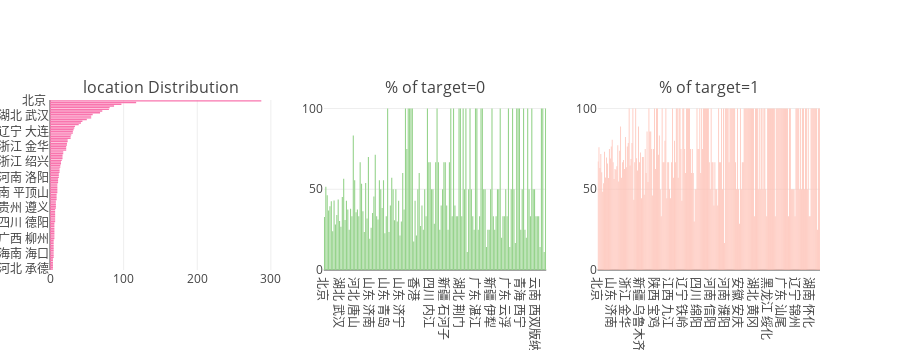

Notebook cell for this chart:
### Code cell
catAndTrgt(merge_df,  "location")

### Figure 1 — Plotly figure (JSON) as saved in the notebook; plotly's stock layout.template omitted (floating-point values rounded to 4 significant figures; data arrays with more than 128 entries replaced by an {"elided": "..."} marker saying what was removed)
{"data": [{"marker": {"color": "#f975ae"}, "orientation": "h", "type": "bar", "uid": "1239baba-8b5e-11e8-ba98-6c40089fb510", "x": [4, 4, 4, 4, 4, 4, 4, 5, 5, 5, 5, 5, 5, 5, 5, 5, 5, 5, 6, 6, 6, 6, 6, 6, 6, 6, 6, 6, 7, 7, 7, 7, 7, 7, 7, 7, 8, 8, 8, 8, 8, 9, 9, 9, 9, 10, 10, 10, 10, 10, 10, 11, 11, 11, 12, 12, 12, 13, 13, 13, 14, 14, 15, 15, 16, 17, 17, 17, 18, 18, 22, 22, 22, 23, 23, 24, 24, 28, 28, 29, 31, 31, 32, 33, 34, 39, 42, 44, 50, 56, 56, 58, 68, 71, 80, 81, 87, 97, 117, 287], "xaxis": "x", "y": ["河北 承德", "河南 周口", "广西 桂林", "四川 达州", "湖北 宜昌", "山东 菏泽", "吉林 松原", "内蒙古 兴安盟", "湖南 衡阳", "海南 海口", "河北 张家口", "浙江 衢州", "河南 南阳", "陕西 宝鸡", "河北 邯郸", "四川 泸州", "江苏 扬州", "内蒙古 鄂尔多斯", "广西 柳州", "广东 惠州", "四川 宜宾", "广东 珠海", "江西 九江", "湖北 襄阳", "江西 吉安", "吉林 ", "山东 淄博", "四川 德阳", "内蒙古 包头", "四川 南充", "江苏 连云港", "贵州 黔东南", "辽宁 鞍山", "安徽 安庆", "山东 潍坊", "香港 ", "贵州 遵义", "河北 保定", "江西 景德镇", "河南 许昌", "澳门 ", "河南 新乡", "广东 汕头", "江西 赣州", "河北 沧州", "河南 平顶山", "河北 廊坊", "江苏 南通", "江苏 常州", "浙江 湖州", "广东 中山", "安徽 阜阳", "新疆 乌鲁木齐", "广西 南宁", "河南 洛阳", "宁夏 银川", "江苏 无锡", "内蒙古 呼和浩特", "甘肃 兰州", "山东 烟台", "山东 济宁", "吉林 长春", "山东 临沂", "浙江 绍兴", "浙江 嘉兴", "山西 太原", "福建 厦门", "福建 泉州", "河北 唐山", "江西 南昌", "山东 青岛", "黑龙江 哈尔滨", "浙江 金华", "浙江 台州", "浙江 宁波", "浙江 温州", "江苏 苏州", "福建 福州", "广东 佛山", "安徽 合肥", "山东 济南", "辽宁 大连", "辽宁 沈阳", "河北 石家庄", "广东 东莞", "贵州 贵阳", "云南 昆明", "河南 郑州", "天津 ", "江苏 南京", "湖北 武汉", "陕西 西安", "重庆 ", "广东 深圳", "浙江 杭州", "湖南 长沙", "四川 成都", "上海 ", "广东 广州", "北京 "], "yaxis": "y"}, {"marker": {"color": "#96D38C"}, "name": "Target : 0", "type": "bar", "uid": "123b1146-8b5e-11e8-840b-6c40089fb510", "x": {"elided": "162 str values"}, "xaxis": "x2", "y": {"elided": "162 float values"}, "yaxis": "y2"}, {"marker": {"color": "#FEBFB3"}, "name": "Target : 1", "type": "bar", "uid": "123c7c86-8b5e-11e8-80fa-6c40089fb510", "x": {"elided": "236 str values"}, "xaxis": "x3", "y": {"elided": "236 float values"}, "yaxis": "y3"}], "layout": {"annotations": [{"font": {"size": 16}, "showarrow": false, "text": "location Distribution", "x": 0.1444, "xanchor": "center", "xref": "paper", "y": 1, "yanchor": "bottom", "yref": "paper"}, {"font": {"size": 16}, "showarrow": false, "text": "% of target=0", "x": 0.5, "xanchor": "center", "xref": "paper", "y": 1, "yanchor": "bottom", "yref": "paper"}, {"font": {"size": 16}, "showarrow": false, "text": "% of target=1", "x": 0.8556, "xanchor": "center", "xref": "paper", "y": 1, "yanchor": "bottom", "yref": "paper"}], "height": 350, "margin": {"l": 50}, "showlegend": false, "xaxis": {"anchor": "y", "domain": [0, 0.2889]}, "xaxis2": {"anchor": "y2", "domain": [0.3556, 0.6444]}, "xaxis3": {"anchor": "y3", "domain": [0.7111, 1]}, "yaxis": {"anchor": "x", "domain": [0, 1]}, "yaxis2": {"anchor": "x2", "domain": [0, 1]}, "yaxis3": {"anchor": "x3", "domain": [0, 1]}}}
